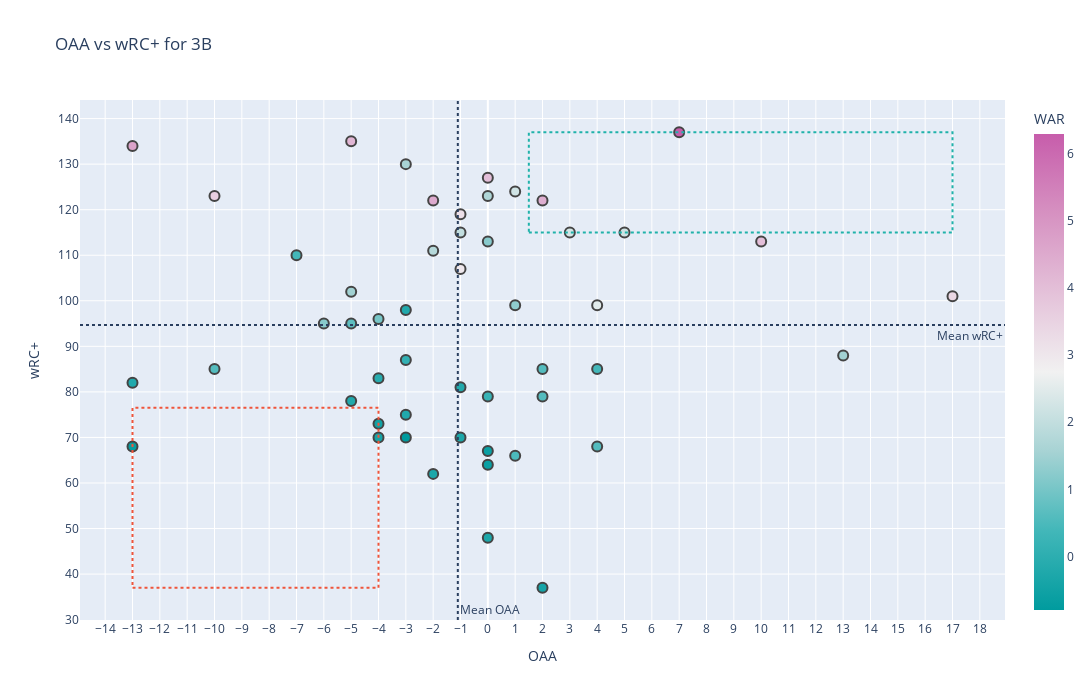

Notebook source saved alongside this figure:
### Code cell
thirdbase_plot

### Figure 1 — Plotly figure (JSON) as saved in the notebook; plotly's stock layout.template omitted (floating-point values rounded to 4 significant figures)
{"data": [{"customdata": [["OAK", 622], ["PIT", 396], ["STL", 653], ["CLE", 636], ["TOR", 246], ["CLE", 251], ["SEA", 670], ["PHI", 344], ["CHC", 375], ["TEX", 271], ["- - -", 290], ["SDP", 640], ["- - -", 141], ["MIA", 264], ["MIN", 543], ["TEX", 166], ["MIA", 271], ["CHC", 327], ["- - -", 295], ["COL", 284], ["SFG", 291], ["LAD", 612], ["SFG", 436], ["STL", 249], ["DET", 626], ["- - -", 599], ["NYY", 162], ["HOU", 400], ["TBR", 541], ["BAL", 403], ["CHW", 616], ["MIN", 216], ["PHI", 417], ["PIT", 359], ["NYM", 211], ["- - -", 170], ["NYY", 442], ["PIT", 247], ["CIN", 206], ["LAA", 184], ["CHC", 322], ["- - -", 250], ["LAA", 249], ["ATL", 662], ["- - -", 375], ["MIN", 532], ["- - -", 586], ["CIN", 574], ["BOS", 664], ["KCR", 543], ["WSN", 249]], "hovertemplate": "<b>%{hovertext}</b><br><br>OAA=%{x}<br>wRC+=%{y}<br>Team=%{customdata[0]}<br>PA=%{customdata[1]}<br>WAR=%{marker.color}<extra></extra>", "hovertext": ["Matt Chapman", "Ke'Bryan Hayes", "Nolan Arenado", "Jose Ramirez", "Santiago Espinal", "Yu Chang", "Kyle Seager", "Ronald Torreyes", "Patrick Wisdom", "Charlie Culberson", "Jack Mayfield", "Manny Machado", "Rio Ruiz", "Brian Anderson", "Josh Donaldson", "Yonny Hernandez", "Jon Berti", "David Bote", "Kelvin Gutierrez", "Joshua Fuentes", "Evan Longoria", "Justin Turner", "Wilmer Flores", "Matt Carpenter", "Jeimer Candelario", "Eduardo Escobar", "Miguel Andujar", "Alex Bregman", "Yandy Diaz", "Maikel Franco", "Yoan Moncada", "Willians Astudillo", "Alec Bohm", "Colin Moran", "J.D. Davis", "Jake Lamb", "Gio Urshela", "Phillip Evans", "Mike Moustakas", "Jose Rojas", "Matt Duffy", "Travis Shaw", "Anthony Rendon", "Austin Riley", "Abraham Toro", "Miguel Sano", "Kris Bryant", "Eugenio Suarez", "Rafael Devers", "Hunter Dozier", "Carter Kieboom"], "legendgroup": "", "marker": {"color": [3.4, 1.5, 4, 6.3, 2.2, 0.4, 2.5, 0.6, 2.3, 0.6, 0.6, 4.4, -0.4, 1.3, 2.2, 0.5, 0.2, -0.6, -0.6, -0.3, 1.7, 4, 1.2, -0.3, 3.2, 3, -0.2, 2, 1.8, -0.3, 4.5, -0.8, -0.2, -0.2, 1.6, 0.1, 1, -0.5, -0.4, -0.1, 1.5, -0.2, 0.7, 4.2, 1.2, 0.4, 3.6, 0.6, 4.7, -0.2, -0.7], "coloraxis": "coloraxis", "line": {"width": 2}, "size": 10, "symbol": "circle"}, "mode": "markers", "name": "", "orientation": "v", "showlegend": false, "type": "scatter", "x": [17, 13, 10, 7, 5, 4, 4, 4, 3, 2, 2, 2, 2, 1, 1, 1, 0, 0, 0, 0, 0, 0, 0, -1, -1, -1, -1, -1, -2, -2, -2, -3, -3, -3, -3, -3, -4, -4, -4, -4, -5, -5, -5, -5, -6, -7, -10, -10, -13, -13, -13], "xaxis": "x", "y": [101, 88, 113, 137, 115, 85, 99, 68, 115, 85, 79, 122, 37, 99, 124, 66, 79, 64, 67, 48, 123, 127, 113, 70, 119, 107, 81, 115, 111, 62, 122, 70, 75, 98, 130, 87, 96, 73, 70, 83, 102, 78, 95, 135, 95, 110, 123, 85, 134, 82, 68], "yaxis": "y"}], "layout": {"annotations": [{"showarrow": false, "text": "Mean wRC+", "x": 1, "xanchor": "right", "xref": "x domain", "y": 94.71, "yanchor": "top", "yref": "y"}, {"showarrow": false, "text": "Mean OAA", "x": -1.098, "xanchor": "left", "xref": "x", "y": 0, "yanchor": "bottom", "yref": "y domain"}], "coloraxis": {"colorbar": {"title": {"text": "WAR"}}, "colorscale": [[0, "rgb(0, 155, 158)"], [0.1667, "rgb(66, 183, 185)"], [0.3333, "rgb(167, 211, 212)"], [0.5, "rgb(241, 241, 241)"], [0.6667, "rgb(228, 193, 217)"], [0.8333, "rgb(214, 145, 193)"], [1, "rgb(199, 93, 171)"]]}, "height": 700, "legend": {"tracegroupgap": 0}, "shapes": [{"line": {"color": "LightSeaGreen", "dash": "dot", "width": 2}, "x0": 1.5, "x1": 17, "y0": 115, "y1": 137}, {"line": {"color": "#EF553B", "dash": "dot", "width": 2}, "x0": -13, "x1": -4, "y0": 37, "y1": 76.5}, {"line": {"dash": "dot"}, "type": "line", "x0": 0, "x1": 1, "xref": "x domain", "y0": 94.71, "y1": 94.71, "yref": "y"}, {"line": {"dash": "dot"}, "type": "line", "x0": -1.098, "x1": -1.098, "xref": "x", "y0": 0, "y1": 1, "yref": "y domain"}], "title": {"text": "OAA vs wRC+ for 3B"}, "width": 1350, "xaxis": {"anchor": "y", "domain": [0, 1], "nticks": 40, "title": {"text": "OAA"}}, "yaxis": {"anchor": "x", "domain": [0, 1], "nticks": 20, "title": {"text": "wRC+"}}}}
